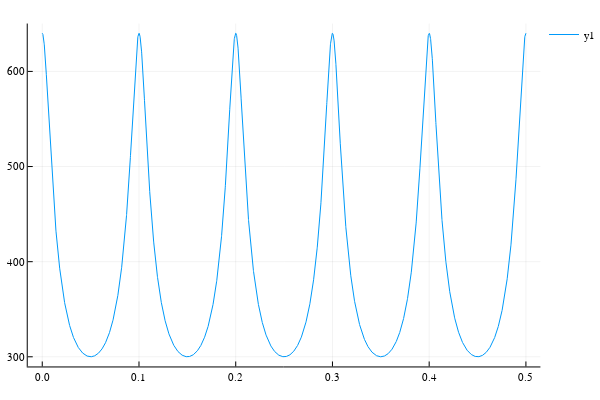

The notebook cell saved with this chart:
### Code cell
plot(cdata[:time],cdata[:T_ig])

### Figure 1 — Plotly figure (JSON) as saved in the notebook; plotly's stock layout.template omitted (floating-point values rounded to 4 significant figures; data arrays with more than 128 entries replaced by an {"elided": "..."} marker saying what was removed)
{"data": [{"colorbar": {"title": ""}, "hoverinfo": "text", "legendgroup": "y1", "line": {"color": "rgba(0, 154, 250, 1.000)", "dash": "solid", "shape": "linear", "width": 1}, "mode": "lines", "name": "y1", "showlegend": true, "text": {"elided": "5008 null values"}, "type": "scatter", "x": {"elided": "5008 float values"}, "xaxis": "x1", "y": {"elided": "5008 float values"}, "yaxis": "y1", "zmax": 0.1, "zmin": -0.1}], "layout": {"annotations": [], "height": 400, "legend": {"bgcolor": "rgba(255, 255, 255, 1.000)", "bordercolor": "rgba(0, 0, 0, 1.000)", "font": {"color": "rgba(0, 0, 0, 1.000)", "family": "sans-serif", "size": 11}, "tracegroupgap": 0, "x": 1, "y": 1}, "margin": {"b": 20, "l": 0, "r": 0, "t": 20}, "paper_bgcolor": "rgba(255, 255, 255, 1.000)", "plot_bgcolor": "rgba(255, 255, 255, 1.000)", "showlegend": true, "width": 600, "xaxis": {"anchor": "y1", "domain": [0.05101, 0.9934], "gridcolor": "rgba(0, 0, 0, 0.100)", "gridwidth": 0.5, "linecolor": "rgba(0, 0, 0, 1.000)", "mirror": false, "range": [-0.015, 0.515], "showgrid": true, "showline": true, "showticklabels": true, "tickangle": 0, "tickcolor": "rgb(0, 0, 0)", "tickfont": {"color": "rgba(0, 0, 0, 1.000)", "family": "sans-serif", "size": 11}, "tickmode": "array", "ticks": "inside", "ticktext": ["0.0", "0.1", "0.2", "0.3", "0.4", "0.5"], "tickvals": [0, 0.1, 0.2, 0.3, 0.4, 0.5], "title": "", "titlefont": {"color": "rgba(0, 0, 0, 1.000)", "family": "sans-serif", "size": 15}, "type": "-", "visible": true, "zeroline": false, "zerolinecolor": "rgba(0, 0, 0, 1.000)"}, "yaxis": {"anchor": "x1", "domain": [0.03762, 0.9902], "gridcolor": "rgba(0, 0, 0, 0.100)", "gridwidth": 0.5, "linecolor": "rgba(0, 0, 0, 1.000)", "mirror": false, "range": [289.8, 650.3], "showgrid": true, "showline": true, "showticklabels": true, "tickangle": 0, "tickcolor": "rgb(0, 0, 0)", "tickfont": {"color": "rgba(0, 0, 0, 1.000)", "family": "sans-serif", "size": 11}, "tickmode": "array", "ticks": "inside", "ticktext": ["300", "400", "500", "600"], "tickvals": [300, 400, 500, 600], "title": "", "titlefont": {"color": "rgba(0, 0, 0, 1.000)", "family": "sans-serif", "size": 15}, "type": "-", "visible": true, "zeroline": false, "zerolinecolor": "rgba(0, 0, 0, 1.000)"}}}
